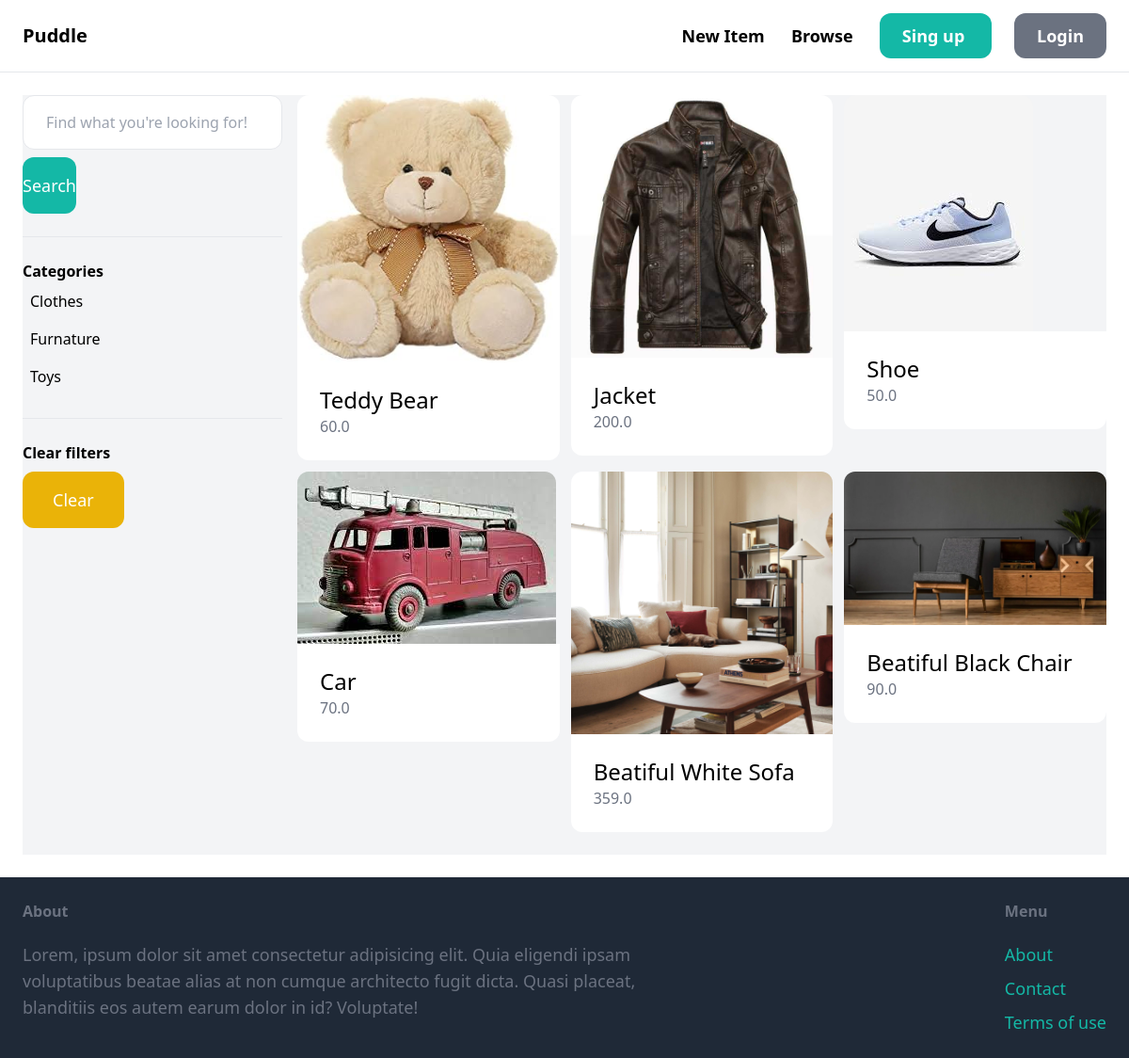
The app's page /items/ with its own data.
### item/models.py (models this page shows, shortened)
class Category(models.Model):
    name = models.CharField(max_length=255)
    class Meta:
        ordering = ['name']
        verbose_name_plural = 'Categories'

class Item(models.Model):
    category = models.ForeignKey(Category, related_name='items', on_delete=models.CASCADE)
    name = models.CharField(max_length=255)
    description = models.TextField(blank=True, null=True)
    price = models.FloatField()
    image = models.ImageField(upload_to='item_images', blank=True, null=True)
    is_sold = models.BooleanField(default=False)
    created_by = models.ForeignKey(User, related_name='items', on_delete=models.CASCADE)
    created_at = models.DateTimeField(auto_now_add=True)

### item/views.py (the view)
# urls.py: path('', views.browse, name='browse'),
def browse(request):
    query = request.GET.get('query', '')
    categories = Category.objects.all()
    category_id = request.GET.get('category', 0)
    items = Item.objects.filter(is_sold=False)
    if category_id:
        items = items.filter(category_id=category_id)
    if query:
        items = items.filter(Q(name__icontains=query) | Q(description__icontains=query))
    return render(request, 'item/browse.html', {
        'items': items,
        'query': query,
        'categories': categories,
        'category_id': int(category_id),
    })

### item/templates/item/browse.html (shortened to what this page needs)
{% extends 'core/base.html' %}
{% block content %}
    <div class="pb-6 grid grid-cols-4 gap-4 bg-gray-100">
        <div class="col-span-1">
            <form method="get" action="{%url 'item:browse' %}">
                <input
                    name="query"
                    class="w-full py-4 px-6 border rounded-xl"
                    type="text" value="{{ query }}"
                    placeholder="Find what you're looking for!"
                />
                <button class="mt-2 py-4 px8 text-lg bg-teal-500 text-white rounded-xl">Search</button>
            </form>
            <hr class="my-6">
            <p class="font-semibold">Categories</p>
            <ul>
                {% for category in categories %}
                    <li class="py-2 px-2 rounded-xl {%if category.id == category_id %} bg-gray-200 {% endif %}">
                        <a href="{% url 'item:browse' %}?query={{query}}&category={{ category.id }}">
                            {{ category.name }}
                        </a>
                    </li>
                {% endfor %}
            </ul>
            <hr class="my-6">
            <p class="font-semibold">Clear filters</p>
            <ul>
                <li>
                    <a href="{% url 'item:browse' %}" class="mt-2 py-4 px-8 inline-block bg-yellow-500 text-lg rounded-xl text-white">Clear</a>
                </li>
            </ul>
        </div>
        <div class="col-span-3">
            <div class="grid grid-cols-3 gap-3">
                {% for item in items %}
                    <div class="h-90">
                        <a href=" {% url 'item:detail' item.id %}">
                            <div>
                                <img src="{{item.image.url}}" class="rounded-t-xl h-auto" />
                            </div>
                            <div class="p-6 bg-white rounded-b-xl">
                                <h2 class="text-2xl"> {{ item.name }} </h2>
                                <p class="text-gray-500"> {{ item.price }} </p>
                            </div>
                        </a>
                    </div>
                {% endfor %}
            </div>
        </div>
    </div>
{% endblock %}

### records on screen
Category: name "Clothes"
Category: name "Furnature"
Category: name "Toys"
Item: image (picture), name "Teddy Bear", price "60.0"
Item: image (picture), name "Jacket", price "200.0"
Item: image (picture), name "Shoe", price "50.0"
Item: image (picture), name "Car", price "70.0"
Item: image (picture), name "Beatiful White Sofa", price "359.0"
Item: image (picture), name "Beatiful Black Chair", price "90.0"
